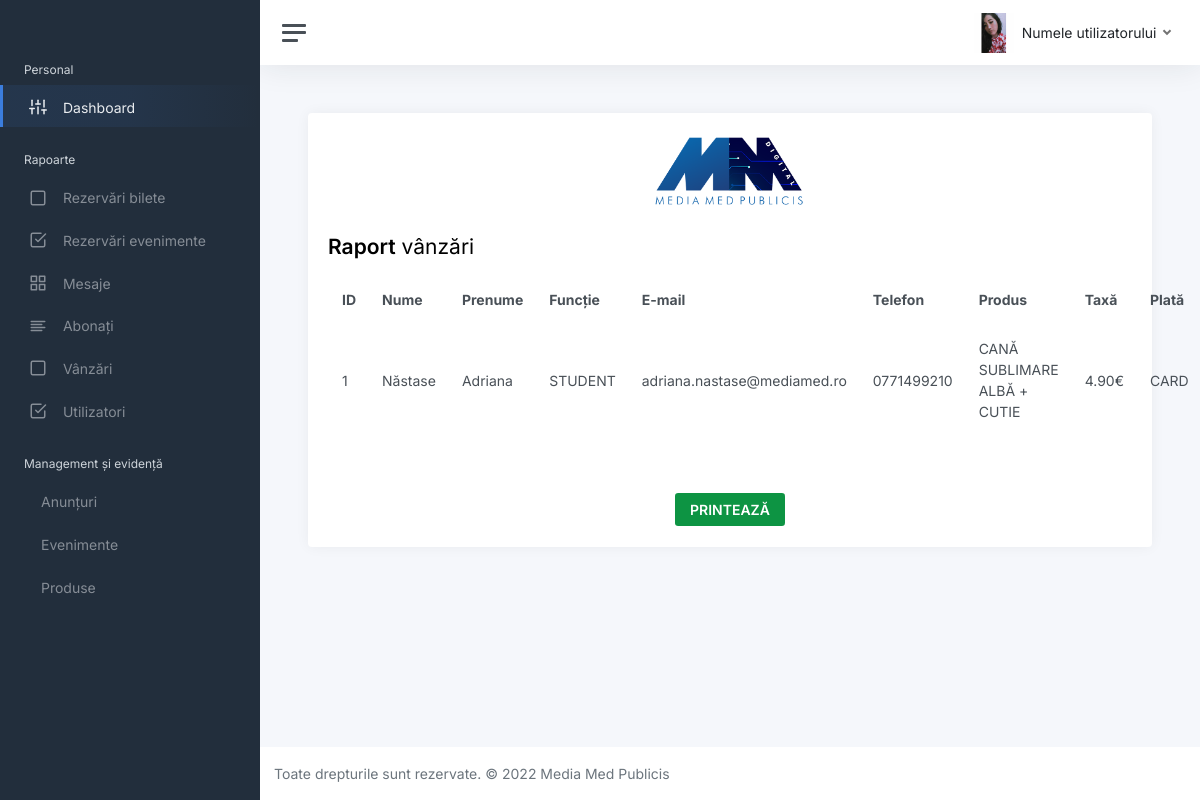
Screenshot of /raport-vanzari.php with the database file from the repository.
### tables this page shows
CREATE TABLE `AchizitionareProdus` (
  `ID` int(2) NOT NULL,
  `Nume` varchar(250) NOT NULL,
  `Prenume` varchar(250) NOT NULL,
  `GradProfesional` varchar(250) NOT NULL,
  `Email` varchar(250) NOT NULL,
  `Telefon` varchar(250) NOT NULL,
  `Produs` varchar(250) NOT NULL,
  `TotalPlata` varchar(250) NOT NULL,
  `MetodaPlata` varchar(250) NOT NULL
);

### raport-vanzari.php (the view, shortened to what this page needs)
<?php
$con = mysqli_connect("localhost", "root", "root", "BeSocial");
?>
<!DOCTYPE html>
<html lang="en">
<head>
    <link rel="stylesheet" href="static/css/app.css">
</head>
<body>
    <div class="wrapper">
    <div class="wrapper">
        <nav id="sidebar" class="sidebar js-sidebar">
            <div class="sidebar-content js-simplebar">
                <center>
                    <a class="sidebar-brand" href="index.html">
                    </a>
                </center>
                <ul class="sidebar-nav">
                    <li class="sidebar-header">
                        Personal
                    </li>
                    <li class="sidebar-item active">
                        <a class="sidebar-link" href="admin.php">
                            <i class="align-middle" data-feather="sliders"></i> <span class="align-middle">Dashboard</span>
                        </a>
                    </li>
                    <li class="sidebar-header">
                        Rapoarte
                    </li>
                    <li class="sidebar-item">
                        <a class="sidebar-link" href="raport-rezervari-bilete.php">
                            <i class="align-middle" data-feather="square"></i> <span
                                class="align-middle">Rezervări bilete</span>
                        </a>
                    </li>
                    <li class="sidebar-item">
                        <a class="sidebar-link" href="raport-rezervari-evenimente.php">
                            <i class="align-middle" data-feather="check-square"></i> <span class="align-middle">Rezervări evenimente</span>
                        </a>
                    </li>
                    <li class="sidebar-item">
                        <a class="sidebar-link" href="raport-mesaje.php">
                            <i class="align-middle" data-feather="grid"></i> <span class="align-middle">Mesaje</span>
                        </a>
                    </li>
                    <li class="sidebar-item">
                        <a class="sidebar-link" href="raport-abonati.php">
                            <i class="align-middle" data-feather="align-left"></i> <span class="align-middle">Abonați</span>
                        </a>
                    </li>
                    <li class="sidebar-item">
                        <a class="sidebar-link" href="raport-vanzari.php">
                            <i class="align-middle" data-feather="square"></i> <span class="align-middle">Vânzări</span>
                        </a>
                    </li>
                    <li class="sidebar-item">
                        <a class="sidebar-link" href="raport-utilizatori.php">
                            <i class="align-middle" data-feather="check-square"></i> <span class="align-middle">Utilizatori</span>
                        </a>
                    </li>
                    <li class="sidebar-header">
                        Management și evidență
                    </li>
                    <li class="sidebar-item">
                    <a class="sidebar-link" href="management-evidenta_anunturi.php">
                        <i class="align-middle"></i> <span
                                class="align-middle">Anunțuri</span>
                    </a>
                </li>
                    <li class="sidebar-item">
                        <a class="sidebar-link" href="management-evidenta_evenimente.php">
                            <i class="align-middle"></i> <span
                                class="align-middle">Evenimente</span>
                        </a>
                    </li>
                    <li class="sidebar-item">
                        <a class="sidebar-link" href="management-evidenta_produse.php">
                            <i class="align-middle"></i> <span
                                    class="align-middle">Produse</span>
                        </a>
                    </li>
                </ul>
            </div>
        </nav>
        <div class="main">
            <nav class="navbar navbar-expand navbar-light navbar-bg">
                <a class="sidebar-toggle js-sidebar-toggle">
                    <i class="hamburger align-self-center"></i>
                </a>
                <div class="navbar-collapse collapse">
                    <ul class="navbar-nav navbar-align">
                        <li class="nav-item dropdown">
                            <a class="nav-icon dropdown-toggle" href="#" id="alertsDropdown" data-bs-toggle="dropdown">
                            </a>
                            <div class="dropdown-menu dropdown-menu-lg dropdown-menu-end py-0"
                                 aria-labelledby="alertsDropdown">
                        <li class="nav-item dropdown">
                            <a class="nav-link dropdown-toggle d-none d-sm-inline-block" href="#" data-bs-toggle="dropdown">
                                <img src="images/AdrianaNastase.jpg" class="avatar img-fluid rounded me-1"/> <span class="text-dark"><?php
                                                        if (isset($_SESSION['Prenume'], $_SESSION['Nume'])) {
                                                            echo $_SESSION['Prenume'] . ' ' . $_SESSION['Nume'];
                                                        } else {
                                                            echo "Numele utilizatorului";
                                                        }
                                                        ?></span>
                            </a>
                        </li>
                    </ul>
                </div>
            </nav>
        <main class="content">
            <div class="container-fluid p-0">
                <div class="row">
                    <div class="col-xl-6 col-xxl-5 d-flex">
                        <div class="w-100">
                            <div class="row">
                                <div class="col-md-12">
                                    <div class="card">
                                        <div class="card-body" id="print">
                                            <center>
                                                <img height="75" src="images/logo.png" style="background-color: white;">
                                            </center>
                                            <br>
                                            <h1 class="h3 mb-3"><strong>Raport</strong> vânzări</h1>
                                            <?php
                                            $x = mysqli_query($con, "SELECT * FROM AchizitionareProdus ORDER BY ID;");
                                            echo "<table class='table table-bordered table-striped'>
                                                            <thead align='left'>
                                                                                <tr>
                                                                                    <th>ID</th>
                                                                                    <th>Nume</th>
                                                                                    <th>Prenume</th>
                                                                                    <th>Funcție</th>
                                                                                    <th>E-mail</th>
                                                                                    <th>Telefon</th>
                                                                                    <th>Produs</th>
                                                                                    <th>Taxă</th>
                                                                                    <th>Plată</th>
                                                                                </tr>
                                                                            </thead>
                                                            <tr>";
                                            while ($z = mysqli_fetch_assoc($x)) {
                                                echo "<tr>
                                                            <td>" . $z['ID'] . "</td>
                                                            <td>" . $z['Nume'] . "</td>
                                                            <td>" . $z['Prenume'] . "</td>
                                                            <td>" . $z['GradProfesional'] . "</td>
                                                            <td>" . $z['Email'] . "</td>
                                                            <td>" . $z['Telefon'] . "</td>
                                                            <td>" . $z['Produs'] . "</td>
                                                            <td>" . $z['TotalPlata'] . "</td>
                                                            <td>" . $z['MetodaPlata'] . "</td>
                                                            </tr>";
                                            }
                                            echo "</table>";
                                            ?>
                                        </div>
                                        <center>
                                            <button onclick="vanzari()" id="exportButton"
                                                    class="add btn btn-gradient-primary font-weight-bold todo-list-add-btn"
                                                    style="background: #0d9443; color: white;"><b>PRINTEAZĂ</b></button>
                                        </center>
                                        <br>
                                    </div>
                                </div>
                            </div>
                        </div>
                    </div>
                </div>
            </div>
        </main>
        <footer class="footer">
            <div class="container-fluid">
                <div class="row text-muted">
                    <div class="col-6 text-start">
                        <p class="mb-0">
                            Toate drepturile sunt rezervate. © 2022 Media Med Publicis
                        </p>
                    </div>
                </div>
            </div>
        </footer>
    </div>
</div>
</body>
</html>

### rows the page displays
achizitionareprodus: ID "1", Nume "Năstase", Prenume "Adriana", GradProfesional "STUDENT", Email "adriana.nastase@mediamed.ro", Telefon "0771499210", Produs "CANĂ SUBLIMARE ALBĂ + CUTIE", TotalPlata "4.90€", MetodaPlata "CARD"
